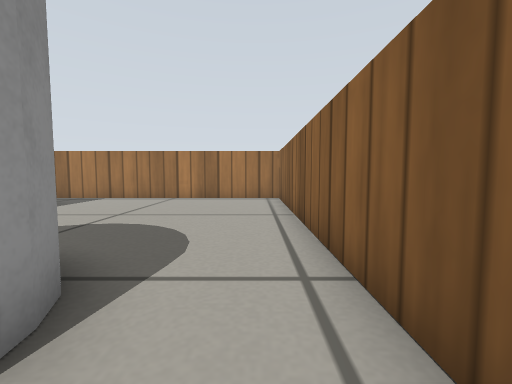
view 1 (above)

13 first-person views from a walk through a world built for the Gazebo simulator. The camera is 0.26 m above the floor, tilts 4° down and sees 90° across. The floor is counted in squares, 0.25 m on a side. Each view is taken from the middle of a square. On the plan, view 1 faces up. The plan holds only what a view shows up to about 11 squares ahead; the rest is blank. The place goes on beyond the plan. Simple patterns stand in for the simulator's built-in surfaces.

view 2
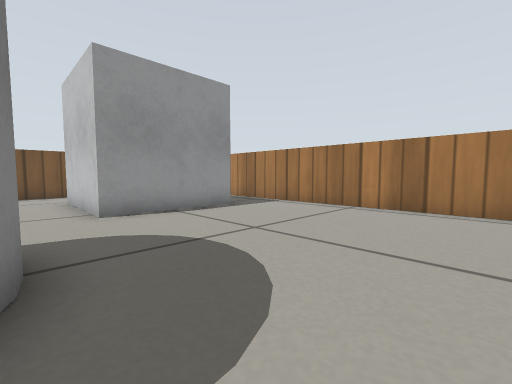

view 3
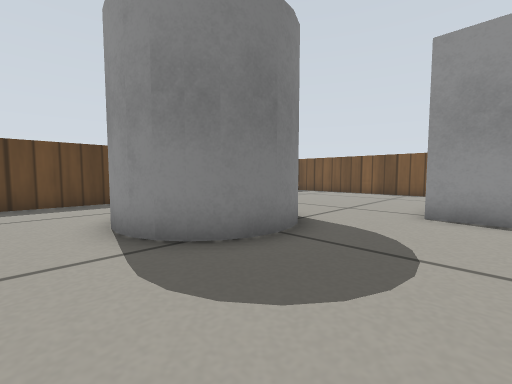

view 4
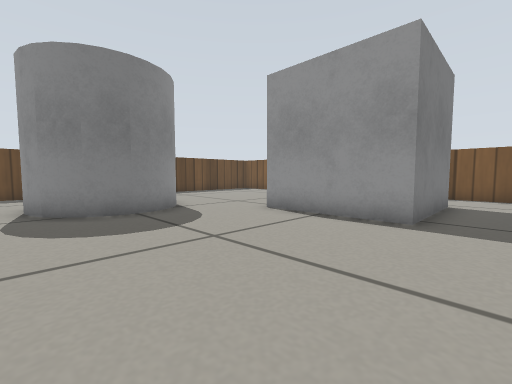

view 5
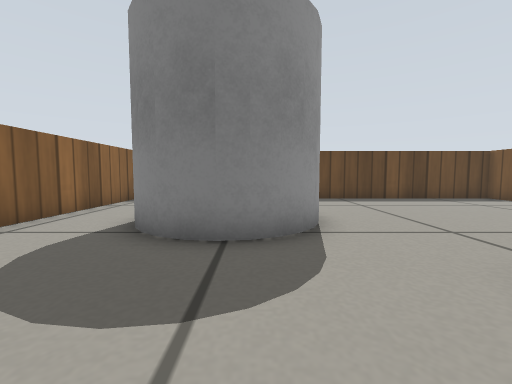

view 6
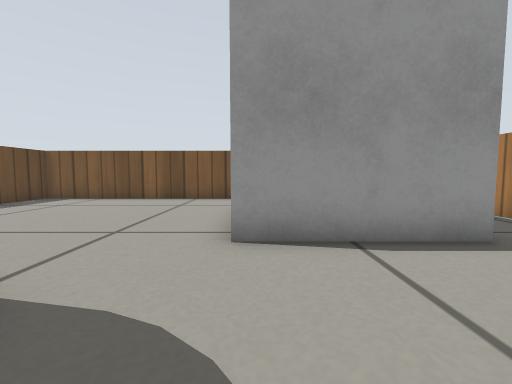

view 7
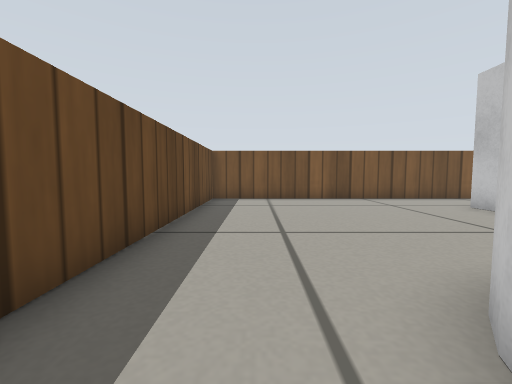

view 8
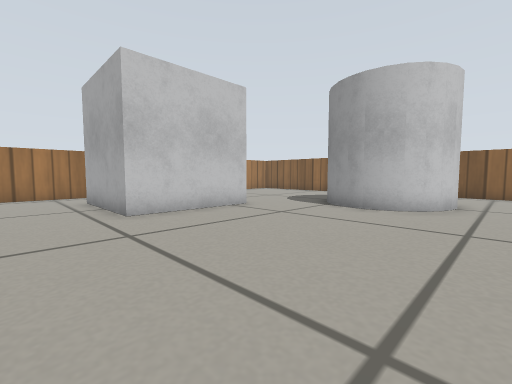

view 9
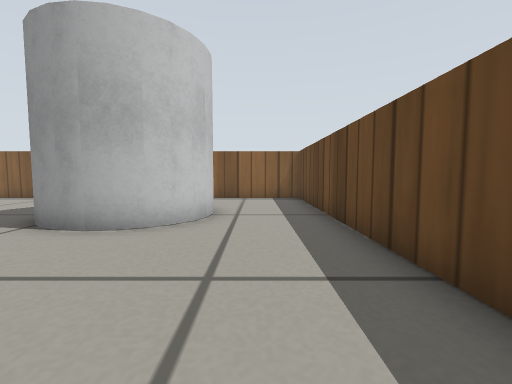

view 10
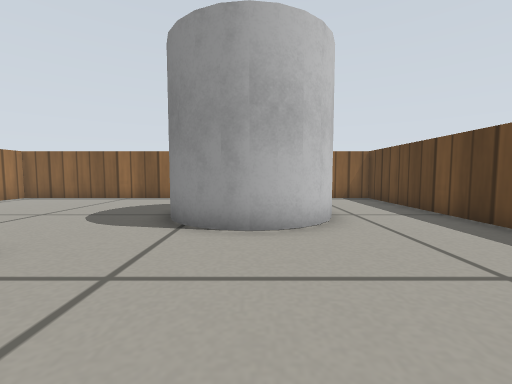

view 11
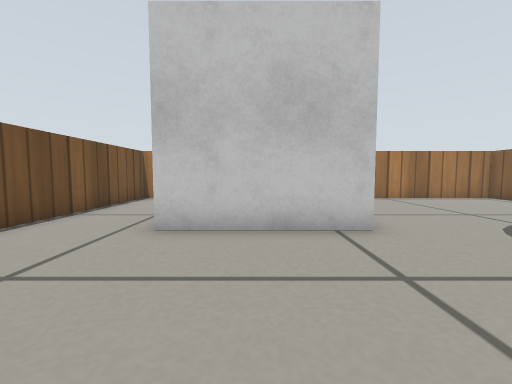

view 12
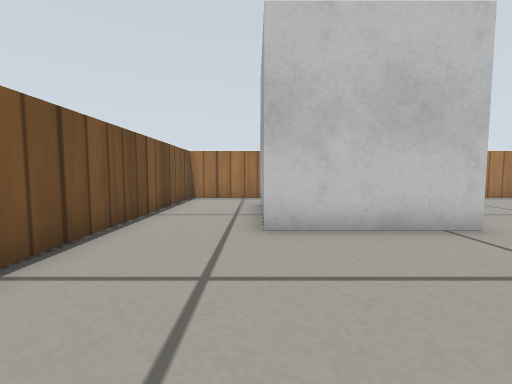

view 13
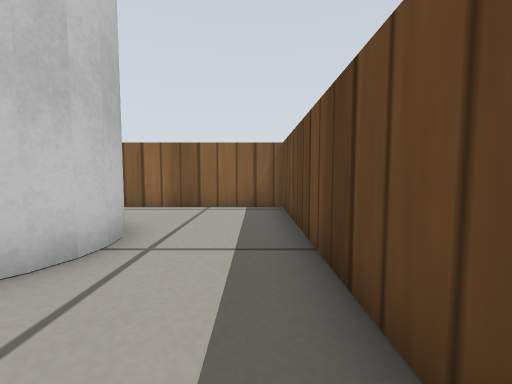

### Floor plan
Key: @ floor where view 1 was taken; # wall or solid block; . floor; C white cylinder; B white box.
Columns run from 14 left of view 1 to 1 right of it. Each row starts with its distance up from view 1.
 11 ################
 10 #..............#
  9 #..............#
  8 #..BBBBB.......#
  7 #..B   B.......#
  6 #..B   B.......#
  5 #..BBBBB.......#
  4 #..............#
  3 #.........CCC..#
  2 #........C  C..#
  1 #........C  C..#
  0 #........CC C.@#
 -1 #.........CC...#
 -2 #..............#
 -3 #..............#
 -4 ################

Where each view was taken, in squares from view 1:
view 1: 0 up, 0 right, facing up
view 2: 3 up, 0 right, facing up-left
view 3: 6 up, 0 right, facing down-left
view 4: 10 up, 1 left, facing down-left
view 5: 7 up, 4 left, facing down
view 6: 5 up, 3 left, facing left
view 7: 2 down, 3 left, facing left
view 8: 2 down, 13 left, facing up-right
view 9: 2 down, 10 left, facing right
view 10: 1 up, 10 left, facing right
view 11: 0 up, 9 left, facing up
view 12: 0 up, 11 left, facing up
view 13: 3 down, 7 left, facing right
